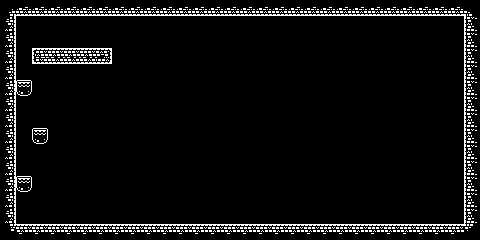

This is a level from a 2D game, rendered from its Tiled map with the project's own tilesets. A one-line summary and the complete map file follow:
An orthogonal 30x15 tile map with 16x16 px tiles, 5 tile layers (bg, terrain, terrain_hidden, spike, ...), 4 tilesets and 4 objects (door, player, moving_object, data).

<map version="1.10" tiledversion="1.11.0" orientation="orthogonal" renderorder="right-down" width="30" height="15" tilewidth="16" tileheight="16" infinite="0" nextlayerid="30" nextobjectid="113">
 <tileset firstgid="1" source="../tilesets/terrain.tsx" />
 <tileset firstgid="145" source="../tilesets/objects.tsx" />
 <tileset firstgid="164" source="../tilesets/enemies.tsx" />
 <tileset firstgid="171" source="../tilesets/stone.tsx" />
 <layer id="19" name="bg" width="30" height="15">
  <data encoding="csv">
0,0,0,0,0,0,0,0,0,0,0,0,0,0,0,0,0,0,0,0,0,0,0,0,0,0,0,0,0,0,
0,0,0,0,0,0,0,0,0,0,0,0,0,0,0,0,0,0,0,0,0,0,0,0,0,0,0,0,0,0,
0,0,0,0,0,0,0,0,0,0,0,0,0,0,0,0,0,0,0,0,0,0,0,0,0,0,0,0,0,0,
0,0,0,0,0,0,0,0,0,0,0,0,0,0,0,0,0,0,0,0,0,0,0,0,0,0,0,0,0,0,
0,0,0,0,0,0,0,0,0,0,0,0,0,0,0,0,0,0,0,0,0,0,0,0,0,0,0,0,0,0,
0,0,0,0,0,0,0,0,0,0,0,0,0,0,0,0,0,0,0,0,0,0,0,0,0,0,0,0,0,0,
0,0,0,0,0,0,0,0,0,0,0,0,0,0,0,0,0,0,0,0,0,0,0,0,0,0,0,0,0,0,
0,0,0,0,0,0,0,0,0,0,0,0,0,0,0,0,0,0,0,0,0,0,0,0,0,0,0,0,0,0,
0,0,0,0,0,0,0,0,0,0,0,0,0,0,0,0,0,0,0,0,0,0,0,0,0,0,0,0,0,0,
0,0,0,0,0,0,0,0,0,0,0,0,0,0,0,0,0,0,0,0,0,0,0,0,0,0,0,0,0,0,
0,0,0,0,0,0,0,0,0,0,0,0,0,0,0,0,0,0,0,0,0,0,0,0,0,0,0,0,0,0,
0,0,0,0,0,0,0,0,0,0,0,0,0,0,0,0,0,0,0,0,0,0,0,0,0,0,0,0,0,0,
0,0,0,0,0,0,0,0,0,0,0,0,0,0,0,0,0,0,0,0,0,0,0,0,0,0,0,0,0,0,
0,0,0,0,0,0,0,0,0,0,0,0,0,0,0,0,0,0,0,0,0,0,0,0,0,0,0,0,0,0,
0,0,0,0,0,0,0,0,0,0,0,0,0,0,0,0,0,0,0,0,0,0,0,0,0,0,0,0,0,0
</data>
 </layer>
 <objectgroup id="27" name="bg_details" />
 <layer id="18" name="terrain" width="30" height="15">
  <data encoding="csv">
14,20,20,20,20,20,20,20,20,20,20,20,20,20,20,20,20,20,20,20,20,20,20,20,20,20,20,20,20,23,
12,0,0,0,0,0,0,0,0,0,0,0,0,0,0,0,0,0,0,0,0,0,0,0,0,0,0,0,0,10,
12,0,0,0,0,0,0,0,0,0,0,0,0,0,0,0,0,0,0,0,0,0,0,0,0,0,0,0,0,10,
12,0,28,29,29,29,30,0,0,0,0,0,0,0,0,0,0,0,0,0,0,0,0,0,0,0,0,0,0,10,
12,0,0,0,0,0,0,0,0,0,0,0,0,0,0,0,0,0,0,0,0,0,0,0,0,0,0,0,0,10,
12,0,0,0,0,0,0,0,0,0,0,0,0,0,0,0,0,0,0,0,0,0,0,0,0,0,0,0,0,10,
12,0,0,0,0,0,0,0,0,0,0,0,0,0,0,0,0,0,0,0,0,0,0,0,0,0,0,0,0,10,
12,0,0,0,0,0,0,0,0,0,0,0,0,0,0,0,0,0,0,0,0,0,0,0,0,0,0,0,0,10,
12,0,0,0,0,0,0,0,0,0,0,0,0,0,0,0,0,0,0,0,0,0,0,0,0,0,0,0,0,10,
12,0,0,0,0,0,0,0,0,0,0,0,0,0,0,0,0,0,0,0,0,0,0,0,0,0,0,0,0,10,
12,0,0,0,0,0,0,0,0,0,0,0,0,0,0,0,0,0,0,0,0,0,0,0,0,0,0,0,0,10,
12,0,0,0,0,0,0,0,0,0,0,0,0,0,0,0,0,0,0,0,0,0,0,0,0,0,0,0,0,10,
12,0,0,0,0,0,0,0,0,0,0,0,0,0,0,0,0,0,0,0,0,0,0,0,0,0,0,0,0,10,
12,0,0,0,0,0,0,0,0,0,0,0,0,0,0,0,0,0,0,0,0,0,0,0,0,0,0,0,0,10,
5,2,2,2,2,2,2,2,2,2,2,2,2,2,2,2,2,2,2,2,2,2,2,2,2,2,2,2,2,32
</data>
 </layer>
 <layer id="23" name="terrain_hidden" width="30" height="15">
  <data encoding="csv">
0,0,0,0,0,0,0,0,0,0,0,0,0,0,0,0,0,0,0,0,0,0,0,0,0,0,0,0,0,0,
0,0,0,0,0,0,0,0,0,0,0,0,0,0,0,0,0,0,0,0,0,0,0,0,0,0,0,0,0,0,
0,0,0,0,0,0,0,0,0,0,0,0,0,0,0,0,0,0,0,0,0,0,0,0,0,0,0,0,0,0,
0,0,0,0,0,0,0,0,0,0,0,0,0,0,0,0,0,0,0,0,0,0,0,0,0,0,0,0,0,0,
0,0,0,0,0,0,0,0,0,0,0,0,0,0,0,0,0,0,0,0,0,0,0,0,0,0,0,0,0,0,
0,0,0,0,0,0,0,0,0,0,0,0,0,0,0,0,0,0,0,0,0,0,0,0,0,0,0,0,0,0,
0,0,0,0,0,0,0,0,0,0,0,0,0,0,0,0,0,0,0,0,0,0,0,0,0,0,0,0,0,0,
0,0,0,0,0,0,0,0,0,0,0,0,0,0,0,0,0,0,0,0,0,0,0,0,0,0,0,0,0,0,
0,0,0,0,0,0,0,0,0,0,0,0,0,0,0,0,0,0,0,0,0,0,0,0,0,0,0,0,0,0,
0,0,0,0,0,0,0,0,0,0,0,0,0,0,0,0,0,0,0,0,0,0,0,0,0,0,0,0,0,0,
0,0,0,0,0,0,0,0,0,0,0,0,0,0,0,0,0,0,0,0,0,0,0,0,0,0,0,0,0,0,
0,0,0,0,0,0,0,0,0,0,0,0,0,0,0,0,0,0,0,0,0,0,0,0,0,0,0,0,0,0,
0,0,0,0,0,0,0,0,0,0,0,0,0,0,0,0,0,0,0,0,0,0,0,0,0,0,0,0,0,0,
0,0,0,0,0,0,0,0,0,0,0,0,0,0,0,0,0,0,0,0,0,0,0,0,0,0,0,0,0,0,
0,0,0,0,0,0,0,0,0,0,0,0,0,0,0,0,0,0,0,0,0,0,0,0,0,0,0,0,0,0
</data>
 </layer>
 <layer id="20" name="spike" width="30" height="15">
  <data encoding="csv">
0,0,0,0,0,0,0,0,0,0,0,0,0,0,0,0,0,0,0,0,0,0,0,0,0,0,0,0,0,0,
0,0,0,0,0,0,0,0,0,0,0,0,0,0,0,0,0,0,0,0,0,0,0,0,0,0,0,0,0,0,
0,0,0,0,0,0,0,0,0,0,0,0,0,0,0,0,0,0,0,0,0,0,0,0,0,0,0,0,0,0,
0,0,0,0,0,0,0,0,0,0,0,0,0,0,0,0,0,0,0,0,0,0,0,0,0,0,0,0,0,0,
0,0,0,0,0,0,0,0,0,0,0,0,0,0,0,0,0,0,0,0,0,0,0,0,0,0,0,0,0,0,
0,0,0,0,0,0,0,0,0,0,0,0,0,0,0,0,0,0,0,0,0,0,0,0,0,0,0,0,0,0,
0,0,0,0,0,0,0,0,0,0,0,0,0,0,0,0,0,0,0,0,0,0,0,0,0,0,0,0,0,0,
0,0,0,0,0,0,0,0,0,0,0,0,0,0,0,0,0,0,0,0,0,0,0,0,0,0,0,0,0,0,
0,0,0,0,0,0,0,0,0,0,0,0,0,0,0,0,0,0,0,0,0,0,0,0,0,0,0,0,0,0,
0,0,0,0,0,0,0,0,0,0,0,0,0,0,0,0,0,0,0,0,0,0,0,0,0,0,0,0,0,0,
0,0,0,0,0,0,0,0,0,0,0,0,0,0,0,0,0,0,0,0,0,0,0,0,0,0,0,0,0,0,
0,0,0,0,0,0,0,0,0,0,0,0,0,0,0,0,0,0,0,0,0,0,0,0,0,0,0,0,0,0,
0,0,0,0,0,0,0,0,0,0,0,0,0,0,0,0,0,0,0,0,0,0,0,0,0,0,0,0,0,0,
0,0,0,0,0,0,0,0,0,0,0,0,0,0,0,0,0,0,0,0,0,0,0,0,0,0,0,0,0,0,
0,0,0,0,0,0,0,0,0,0,0,0,0,0,0,0,0,0,0,0,0,0,0,0,0,0,0,0,0,0
</data>
 </layer>
 <layer id="22" name="platform" width="30" height="15">
  <data encoding="csv">
0,0,0,0,0,0,0,0,0,0,0,0,0,0,0,0,0,0,0,0,0,0,0,0,0,0,0,0,0,0,
0,0,0,0,0,0,0,0,0,0,0,0,0,0,0,0,0,0,0,0,0,0,0,0,0,0,0,0,0,0,
0,0,0,0,0,0,0,0,0,0,0,0,0,0,0,0,0,0,0,0,0,0,0,0,0,0,0,0,0,0,
0,0,0,0,0,0,0,0,0,0,0,0,0,0,0,0,0,0,0,0,0,0,0,0,0,0,0,0,0,0,
0,0,0,0,0,0,0,0,0,0,0,0,0,0,0,0,0,0,0,0,0,0,0,0,0,0,0,0,0,0,
0,139,0,0,0,0,0,0,0,0,0,0,0,0,0,0,0,0,0,0,0,0,0,0,0,0,0,0,0,0,
0,0,0,0,0,0,0,0,0,0,0,0,0,0,0,0,0,0,0,0,0,0,0,0,0,0,0,0,0,0,
0,0,0,0,0,0,0,0,0,0,0,0,0,0,0,0,0,0,0,0,0,0,0,0,0,0,0,0,0,0,
0,0,139,0,0,0,0,0,0,0,0,0,0,0,0,0,0,0,0,0,0,0,0,0,0,0,0,0,0,0,
0,0,0,0,0,0,0,0,0,0,0,0,0,0,0,0,0,0,0,0,0,0,0,0,0,0,0,0,0,0,
0,0,0,0,0,0,0,0,0,0,0,0,0,0,0,0,0,0,0,0,0,0,0,0,0,0,0,0,0,0,
0,139,0,0,0,0,0,0,0,0,0,0,0,0,0,0,0,0,0,0,0,0,0,0,0,0,0,0,0,0,
0,0,0,0,0,0,0,0,0,0,0,0,0,0,0,0,0,0,0,0,0,0,0,0,0,0,0,0,0,0,
0,0,0,0,0,0,0,0,0,0,0,0,0,0,0,0,0,0,0,0,0,0,0,0,0,0,0,0,0,0,
0,0,0,0,0,0,0,0,0,0,0,0,0,0,0,0,0,0,0,0,0,0,0,0,0,0,0,0,0,0
</data>
 </layer>
 <objectgroup id="24" name="objects">
  <object id="109" name="door" gid="160" x="288" y="224" width="16" height="16" />
  <object id="112" name="player" gid="145" x="42" y="48" width="36" height="32" />
 </objectgroup>
 <objectgroup id="25" name="moving_objects">
  <object id="108" name="elevator" type="moving_object" x="112" y="48" width="16" height="168.004">
   <properties>
    <property name="platform" type="bool" value="true" />
    <property name="speed" type="int" value="32" />
   </properties>
  </object>
 </objectgroup>
 <objectgroup id="26" name="items" />
 <objectgroup id="9" name="npc" />
 <objectgroup id="10" name="enemies" />
 <objectgroup id="28" name="data">
  <object id="39" name="data" x="0" y="0" width="16" height="16">
   <properties>
    <property name="level_unlock" type="int" value="1" />
   </properties>
  </object>
 </objectgroup>
</map>
